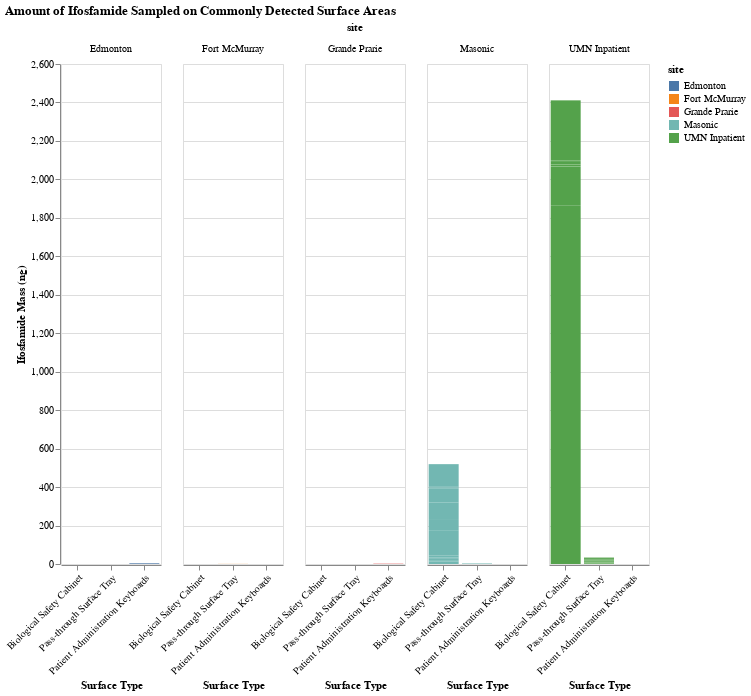

Write notebook code for a chart like this one.
### Code cell
ifos_bar = alt.Chart(ifos_filtered).mark_bar().encode(
    x = alt.X('p_surfaceID', axis=alt.Axis(labelAngle=-45)).title('Surface Type'),
    y = alt.Y('ifos_mass').title('Ifosfamide Mass (ng)'),
        color='site'
    ).properties(
        width=100, 
        height=500
    ).facet('site', title='Amount of Ifosfamide Sampled on Commonly Detected Surface Areas')

ifos_bar

### Figure 1 — Vega-Lite specification as saved in the notebook (floating-point values rounded to 4 significant figures)
{"config": {"view": {"continuousWidth": 300, "continuousHeight": 300}}, "data": {"name": "data-2ef635d414179fd8cf2e275a1649c89d"}, "facet": {"field": "site", "type": "nominal"}, "spec": {"mark": {"type": "bar"}, "encoding": {"color": {"field": "site", "type": "nominal"}, "x": {"axis": {"labelAngle": -45}, "field": "p_surfaceID", "title": "Surface Type", "type": "nominal"}, "y": {"field": "ifos_mass", "title": "Ifosfamide Mass (ng)", "type": "quantitative"}}, "height": 500, "width": 100}, "title": "Amount of Ifosfamide Sampled on Commonly Detected Surface Areas", "$schema": "https://vega.github.io/schema/vega-lite/v5.16.3.json", "datasets": {"data-2ef635d414179fd8cf2e275a1649c89d": [{"site": "Edmonton", "surface": "Nursing workstation keyboard", "p_surfaceID": "Patient Administration Keyboards", "ifos_mass": 3.5}, {"site": "Fort McMurray", "surface": "passthrough tray", "p_surfaceID": "Pass-through Surface Tray", "ifos_mass": 0.5267}, {"site": "Grande Prarie", "surface": "Nursing workstation keyboard", "p_surfaceID": "Patient Administration Keyboards", "ifos_mass": 1.699}, {"site": "Masonic", "surface": "BSC work surface", "p_surfaceID": "Biological Safety Cabinet", "ifos_mass": 12.46}, {"site": "Masonic", "surface": "BSC work surface #1", "p_surfaceID": "Biological Safety Cabinet", "ifos_mass": 7.522}, {"site": "Masonic", "surface": "BSC work surface #2", "p_surfaceID": "Biological Safety Cabinet", "ifos_mass": 10.35}, {"site": "Masonic", "surface": "BSC work surface #3", "p_surfaceID": "Biological Safety Cabinet", "ifos_mass": 4.241}, {"site": "Masonic", "surface": "BSC work surface", "p_surfaceID": "Biological Safety Cabinet", "ifos_mass": 8.689}, {"site": "Masonic", "surface": "BSC work surface", "p_surfaceID": "Biological Safety Cabinet", "ifos_mass": 132.7}, {"site": "Masonic", "surface": "pass through surface", "p_surfaceID": "Pass-through Surface Tray", "ifos_mass": 1.956}, {"site": "Masonic", "surface": "plastic bin", "p_surfaceID": "Pass-through Surface Tray", "ifos_mass": 0.5239}, {"site": "Masonic", "surface": "BSC work surface", "p_surfaceID": "Biological Safety Cabinet", "ifos_mass": 0.5422}, {"site": "Masonic", "surface": "BSC #1", "p_surfaceID": "Biological Safety Cabinet", "ifos_mass": 57.31}, {"site": "Masonic", "surface": "BSC #2", "p_surfaceID": "Biological Safety Cabinet", "ifos_mass": 86.73}, {"site": "Masonic", "surface": "BSC #3", "p_surfaceID": "Biological Safety Cabinet", "ifos_mass": 73.24}, {"site": "Masonic", "surface": "BSC", "p_surfaceID": "Biological Safety Cabinet", "ifos_mass": 4.745}, {"site": "Masonic", "surface": "BSC", "p_surfaceID": "Biological Safety Cabinet", "ifos_mass": 2.717}, {"site": "Masonic", "surface": "passthrough surface", "p_surfaceID": "Pass-through Surface Tray", "ifos_mass": 0.8009}, {"site": "Masonic", "surface": "BSC #4", "p_surfaceID": "Biological Safety Cabinet", "ifos_mass": 117.9}, {"site": "UMN Inpatient", "surface": "passthrough metal surface", "p_surfaceID": "Pass-through Surface Tray", "ifos_mass": 2.708}, {"site": "UMN Inpatient", "surface": "plastic chemo bin", "p_surfaceID": "Pass-through Surface Tray", "ifos_mass": 2.016}, {"site": "UMN Inpatient", "surface": "BSC", "p_surfaceID": "Biological Safety Cabinet", "ifos_mass": 1863.0}, {"site": "UMN Inpatient", "surface": "plastic chemo bin", "p_surfaceID": "Pass-through Surface Tray", "ifos_mass": 0.8131}, {"site": "UMN Inpatient", "surface": "BSC", "p_surfaceID": "Biological Safety Cabinet", "ifos_mass": 202.0}, {"site": "UMN Inpatient", "surface": "passthrough tray", "p_surfaceID": "Pass-through Surface Tray", "ifos_mass": 1.504}, {"site": "UMN Inpatient", "surface": "plastic chemo bin #2", "p_surfaceID": "Pass-through Surface Tray", "ifos_mass": 0.5517}, {"site": "UMN Inpatient", "surface": "plastic chemo bin #3", "p_surfaceID": "Pass-through Surface Tray", "ifos_mass": 0.9463}, {"site": "UMN Inpatient", "surface": "BSC #1", "p_surfaceID": "Biological Safety Cabinet", "ifos_mass": 1.123}, {"site": "UMN Inpatient", "surface": "BSC #2", "p_surfaceID": "Biological Safety Cabinet", "ifos_mass": 1.513}, {"site": "UMN Inpatient", "surface": "BSC #3", "p_surfaceID": "Biological Safety Cabinet", "ifos_mass": 8.982}, {"site": "UMN Inpatient", "surface": "passthrough surface", "p_surfaceID": "Pass-through Surface Tray", "ifos_mass": 0.9257}, {"site": "UMN Inpatient", "surface": "plastic chemo bin", "p_surfaceID": "Pass-through Surface Tray", "ifos_mass": 1.66}, {"site": "UMN Inpatient", "surface": "BSC", "p_surfaceID": "Biological Safety Cabinet", "ifos_mass": 1.182}, {"site": "UMN Inpatient", "surface": "passthrough surface", "p_surfaceID": "Pass-through Surface Tray", "ifos_mass": 0.6116}, {"site": "UMN Inpatient", "surface": "plastic chemo bin", "p_surfaceID": "Pass-through Surface Tray", "ifos_mass": 5.623}, {"site": "UMN Inpatient", "surface": "passthrough surface", "p_surfaceID": "Pass-through Surface Tray", "ifos_mass": 0.7692}, {"site": "UMN Inpatient", "surface": "BSC", "p_surfaceID": "Biological Safety Cabinet", "ifos_mass": 13.62}, {"site": "UMN Inpatient", "surface": "passthough surface", "p_surfaceID": "Pass-through Surface Tray", "ifos_mass": 2.405}, {"site": "UMN Inpatient", "surface": "plastic chemo bin #1", "p_surfaceID": "Pass-through Surface Tray", "ifos_mass": 2.801}, {"site": "UMN Inpatient", "surface": "plastic chemo bin #2", "p_surfaceID": "Pass-through Surface Tray", "ifos_mass": 3.199}, {"site": "UMN Inpatient", "surface": "plastic chemo bin #3", "p_surfaceID": "Pass-through Surface Tray", "ifos_mass": 5.718}, {"site": "UMN Inpatient", "surface": "BSC #1", "p_surfaceID": "Biological Safety Cabinet", "ifos_mass": 8.053}, {"site": "UMN Inpatient", "surface": "BSC #2", "p_surfaceID": "Biological Safety Cabinet", "ifos_mass": 308.9}, {"site": "UMN Inpatient", "surface": "BSC #3", "p_surfaceID": "Biological Safety Cabinet", "ifos_mass": 3.384}, {"site": "UMN Inpatient", "surface": "passthrough surface", "p_surfaceID": "Pass-through Surface Tray", "ifos_mass": 0.5531}, {"site": "UMN Inpatient", "surface": "plastic chemo bin", "p_surfaceID": "Pass-through Surface Tray", "ifos_mass": 1.037}]}}
